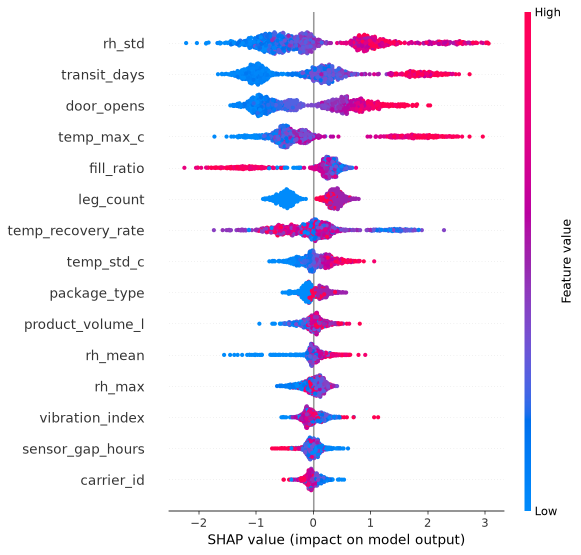
#> input picture reports/ml/shap_risk.png, 1162 x 1110 px, found by its file name (shown at 1/2 size)
$ python prepare_ui_shot.py ../reports/ml/shap_risk.png
#> lines starting #> are read from the running program, lines starting #| are printed output that depends on the picture
"""Prepare a fresh UI screenshot for the deck.

Checks the capture, trims a uniform border (browser chrome / desktop), and saves
it as proposal/figures/demo-ui.png, which build_presentation_final.py picks up
automatically (it prefers demo-ui.png over the stale 2026-09-12 figure).

Usage:
  python prepare_ui_shot.py <source.png> [--keep]      # --keep = do not trim
"""
from __future__ import annotations

import sys
from pathlib import Path

from PIL import Image

ROOT = Path(__file__).resolve().parents[1]
OUT = ROOT / "proposal" / "figures" / "demo-ui.png"


def trim_uniform_border(im: Image.Image, tol: int = 6) -> Image.Image:
    """Crop away rows/columns that are a single near-uniform colour."""
    px = im.convert("RGB")
    w, h = px.size
    corners = [px.getpixel((0, 0)), px.getpixel((w - 1, 0)),
               px.getpixel((0, h - 1)), px.getpixel((w - 1, h - 1))]
    bg = max(set(corners), key=corners.count)

    def row_uniform(y: int) -> bool:
        return all(
            abs(px.getpixel((x, y))[i] - bg[i]) <= tol
            for x in range(0, w, max(1, w // 120))
            for i in range(3)
        )

    def col_uniform(x: int) -> bool:
        return all(
            abs(px.getpixel((x, y))[i] - bg[i]) <= tol
            for y in range(0, h, max(1, h // 120))
            for i in range(3)
        )

    top = 0
    while top < h - 1 and row_uniform(top):
        top += 1
    bottom = h - 1
    while bottom > top and row_uniform(bottom):
        bottom -= 1
    left = 0
    while left < w - 1 and col_uniform(left):
        left += 1
    right = w - 1
    while right > left and col_uniform(right):
        right -= 1
    if (top, left, bottom, right) == (0, 0, h - 1, w - 1):
        return im
    return im.crop((left, top, right + 1, bottom + 1))


def main() -> int:
    if len(sys.argv) < 2:
        print(__doc__)
        return 2
    src = Path(sys.argv[1])
    if not src.is_absolute():
        src = ROOT / src
    if not src.exists():
        print(f"missing source: {src}")
        return 2

    im = Image.open(src)
#> im is the input picture: PIL image 1162x1110 RGBA; mean R, G, B, A 242.7, 238.9, 247.1, 255
    orig = im.size
#> orig = (1162, 1110)
    if "--keep" not in sys.argv:
        im = trim_uniform_border(im)
#> in trim_uniform_border, `corners = [px.getpixel((0, 0)), px.getpixel((w - 1, 0)), px.getpixel((..`: corners = [(255, 255, 255), (255, 255, 255), (255, 255, 255), (255, 255, 255)]
#> in trim_uniform_border, `bg = max(set(corners), key=corners.count)`: bg = (255, 255, 255)
#> after the loop in trim_uniform_border, `while top < h - 1 and row_uniform(top):`: top = 15
#> in trim_uniform_border, `bottom = h - 1`: bottom = 1109
#> the loop in trim_uniform_border, `while bottom > top and row_uniform(bottom):` made 18 passes
#> bottom on passes 1 to 12: 1108, 1107, 1106, 1105, 1104, 1103, 1102, 1101, 1100, 1099, 1098, 1097
#> after the loop in trim_uniform_border, `while bottom > top and row_uniform(bottom):`: bottom = 1091
#> in trim_uniform_border, `left = 0`: left = 0
#> the loop in trim_uniform_border, `while left < w - 1 and col_uniform(left):` made 17 passes
#> after the loop in trim_uniform_border, `while left < w - 1 and col_uniform(left):`: left = 17
#> in trim_uniform_border, `right = w - 1`: right = 1161
#> the loop in trim_uniform_border, `while right > left and col_uniform(right):` made 20 passes
#> right on passes 1 to 12: 1160, 1159, 1158, 1157, 1156, 1155, 1154, 1153, 1152, 1151, 1150, 1149
#> after the loop in trim_uniform_border, `while right > left and col_uniform(right):`: right = 1141
#> in trim_uniform_border, `return im.crop((left, top, right + 1, bottom + 1))`:
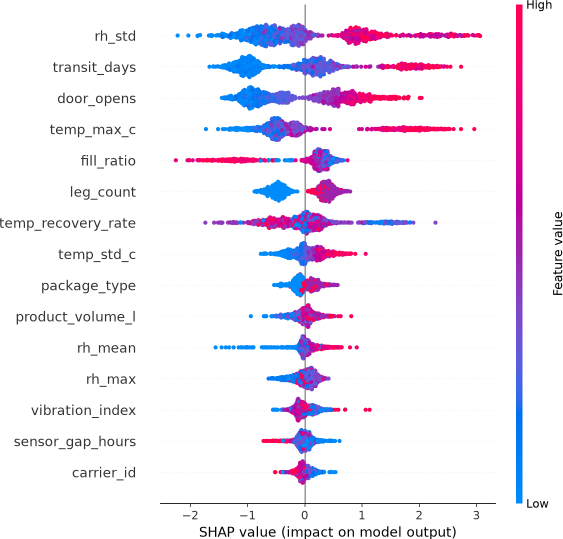
#> returned value: PIL image 1125x1077 RGBA (shown at 1/2 size); mean R, G, B, A 241.9, 237.8, 246.6, 255
    OUT.parent.mkdir(parents=True, exist_ok=True)
    im.save(OUT)
    print(f"{src.name}: {orig[0]}x{orig[1]} -> {im.size[0]}x{im.size[1]}  => {OUT.relative_to(ROOT)}")
#| shap_risk.png: 1162x1110 -> 1125x1077  => proposal/figures/demo-ui.png
    if im.size[0] < 1400:
        print("WARNING: output narrower than 1400 px; on a 13.3in slide it may look soft at full width.")
    if im.size[1] / im.size[0] > 0.95:
        print("NOTE: the shot is much taller than wide; the slide reserves 7.4in x ~5.1in, "
              "so it will be scaled down. Consider cropping to the map + dispatch panel.")
    return 0


if __name__ == "__main__":
    raise SystemExit(main())
#> (the program exits here)
